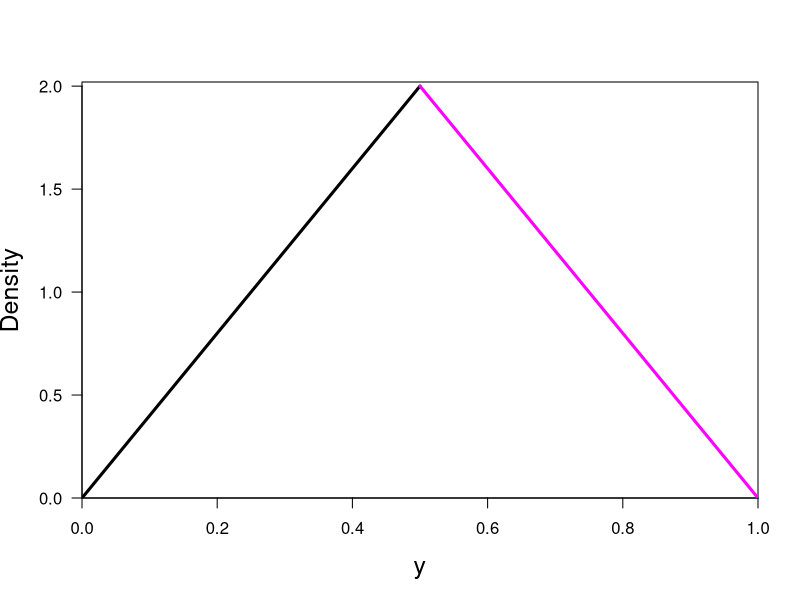

Here is the R script that generated this plot:
# print('file: RandomTentPDF')
# print('plot tent PDF')
dy = 0.01; y1 = seq(0,0.5,dy); y2 = seq(0.5,1,dy)
q1 = 4*y1; q2 = 4*(1-y2)
# png('tentPDF160722.png',width=16,height=16,units='cm',res=300)
plot(y1,q1,type='l',lwd=3,col='black',xlab='y',ylab='Density',las=1,xaxs='i',yaxs='i',
     xlim=c(0,1),ylim=c(0,2.02),cex.lab=1.5)
lines(y2,q2,lwd=3,col='magenta')
# dev.off()
